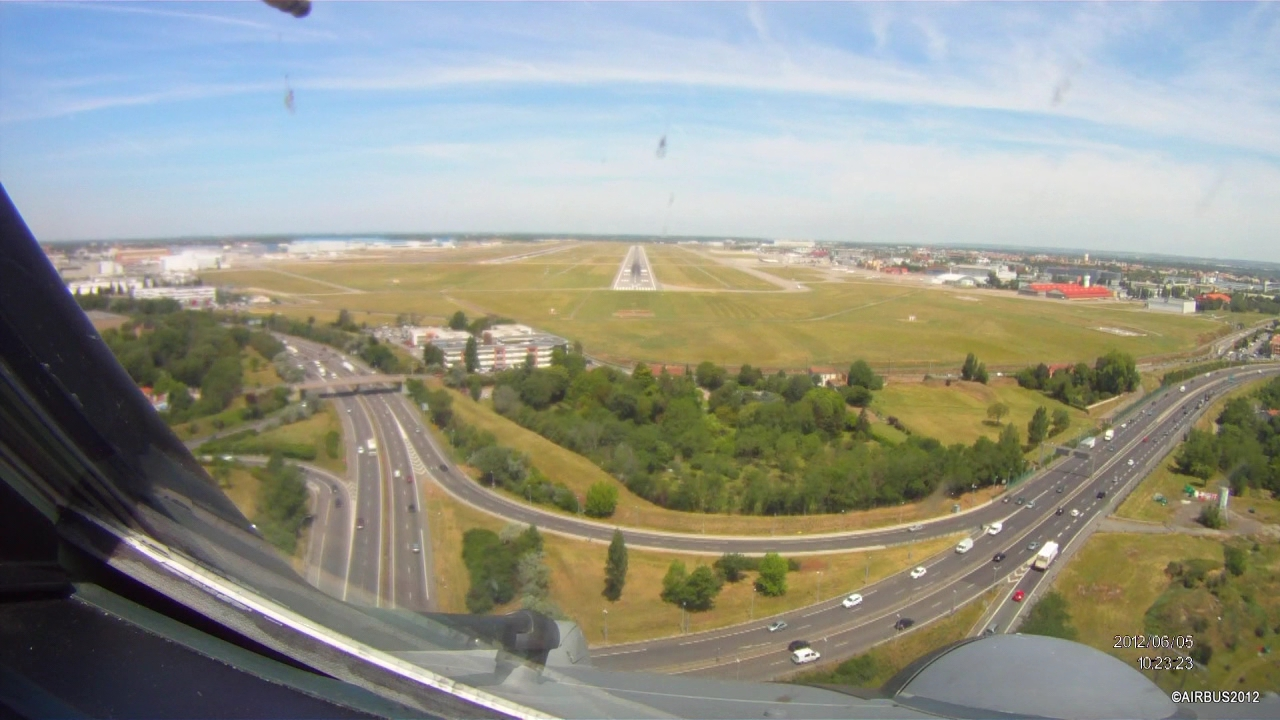
#> input picture DataBase/06100.jpg, 1280 x 720 px, found by its file name; its folder holds 4 pictures in this run
$ python Reescaling.py   (older library calls are emulated)
#> lines starting #> are read from the running program, lines starting #| are printed output that depends on the picture
from PIL import Image
import re

filepath = "DataBase\\via_region_data.csv"

with open(filepath) as fp:
#> (reads DataBase/via_region_data.csv from the repository)
   for linea in enumerate(fp):
       a = str(linea)
       imagename = ".\\DataBase\\" + re.search(r'[0-9]*.jpg', a).group()
       imagedestiny = ".\\DataBase Reescalada\\Rename\\" + re.search(r'[0-9]*.jpg', a).group()
       img = Image.open(imagename)
#> img is the input picture: PIL image 1280x720 RGB; mean R, G, B 146.7, 148.3, 137.2
       img = img.resize((320, 240), Image.ANTIALIAS)
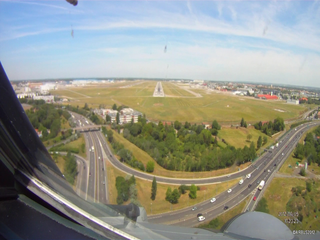
#> img: PIL image 320x240 RGB; mean R, G, B 146.7, 148.3, 137.2
#> pass 3 of the loop `for linea in enumerate(fp):`:
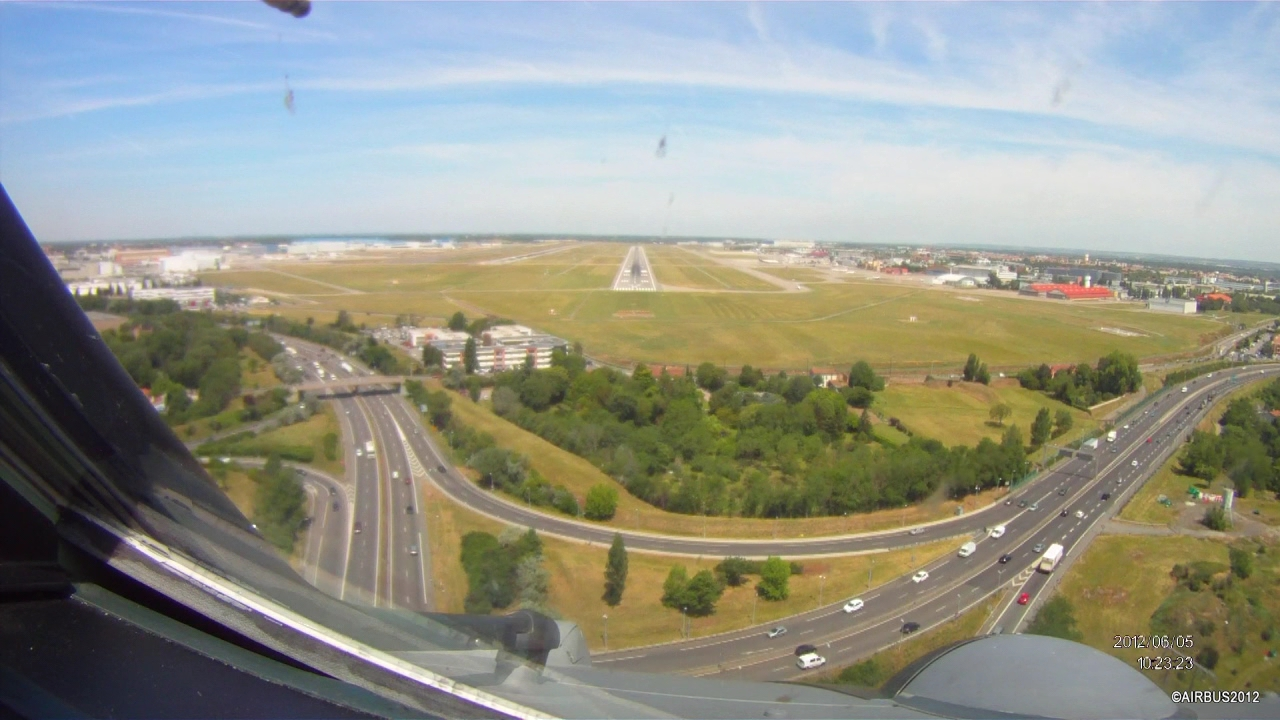
#> input picture DataBase/06101.jpg, 1280 x 720 px, found by its file name
#> img is the input picture: PIL image 1280x720 RGB; mean R, G, B 146.6, 148.5, 137.1
#> `img = img.resize((320, 240), Image.ANTIALIAS)`:
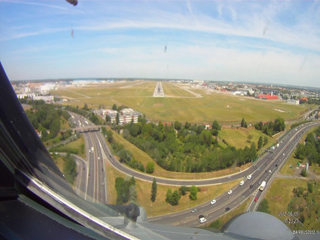
#> img: PIL image 320x240 RGB; mean R, G, B 146.6, 148.5, 137.1
#> (the run stopped early here; a loop or call above may not have finished)
